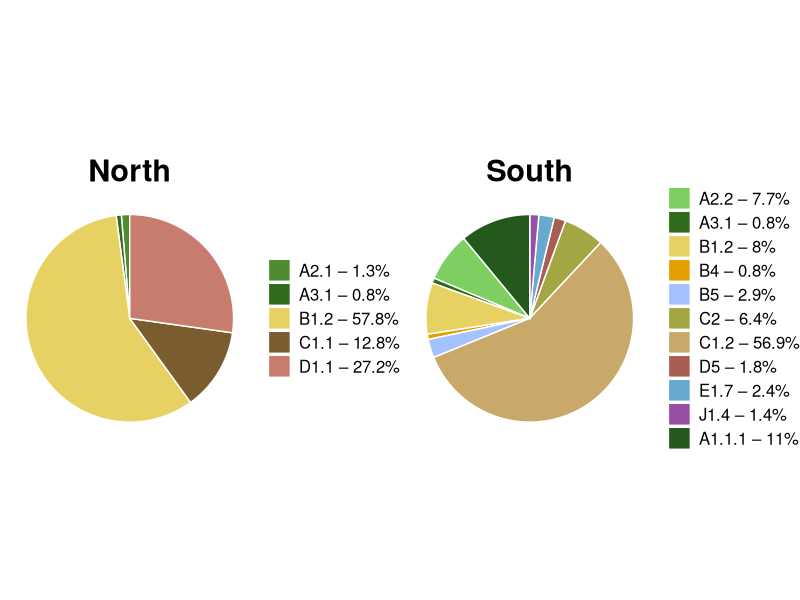

This figure's R source:
library(ggplot2)
library(dplyr)
library(gridExtra)

# -----------------------------
# DATA
# -----------------------------
north <- data.frame(
  class = c("A2.1","A3.1","B1.2","C1.1","D1.1"),
  percent = c(1.3, 0.8, 57.8, 12.8, 27.2)
)

south <- data.frame(
  class = c("A2.2","A3.1","B1.2","B4","B5","C2","C1.2","D5","E1.7","J1.4","A1.1.1"),
  percent = c(7.7,0.8,8.0,0.8,2.9,6.4,56.9,1.8,2.4,1.4,11.0)
)

# -----------------------------
# COLOURS
# -----------------------------
palette <- c(
  "A1.1.1"="#24591C","A2.1"="#4E8C31","A2.2"="#7CCF60","A3.1"="#2F6B1A",
  "B1.2"="#E8D163","B4"="#E69F00","B5"="#A3C2FF",
  "C1.1"="#7A5C2E","C1.2"="#C8A96A","C2"="#A2A743",
  "D1.1"="#C77C6D","D5"="#A95E55",
  "E1.7"="#67A9CF","J1.4"="#984EA3"
)

# -----------------------------
# PIE FUNCTION (NO LABELS)
# -----------------------------
make_pie <- function(df, title){
  
  df <- df %>%
    mutate(
      fraction = percent / sum(percent),
      legend_label = paste0(class, " – ", percent, "%")
    )
  
  ggplot(df, aes(x="", y=fraction, fill=class)) +
    geom_col(color="white") +
    coord_polar(theta="y") +
    scale_fill_manual(
      values = palette,
      breaks = df$class,
      labels = df$legend_label
    ) +
    theme_void() +
    ggtitle(title) +
    theme(
      plot.title = element_text(size=22, face="bold", hjust=0.5),
      legend.title = element_blank(),
      legend.text = element_text(size=12)
    )
}

# -----------------------------
# Generate each pie
# -----------------------------
p_north <- make_pie(north, "North")
p_south <- make_pie(south, "South")

# -----------------------------
# Final layout:
# Pie A: Legend LEFT   | Pie
# Pie B: Pie           | Legend RIGHT
# -----------------------------
grid.arrange(
  # Panel A — legend left, pie right
  arrangeGrob(p_north, ncol=1),
  
  # Panel B — pie left, legend right
  arrangeGrob(p_south, ncol=1),
  
  ncol = 2,
  widths = c(1,1)
)

